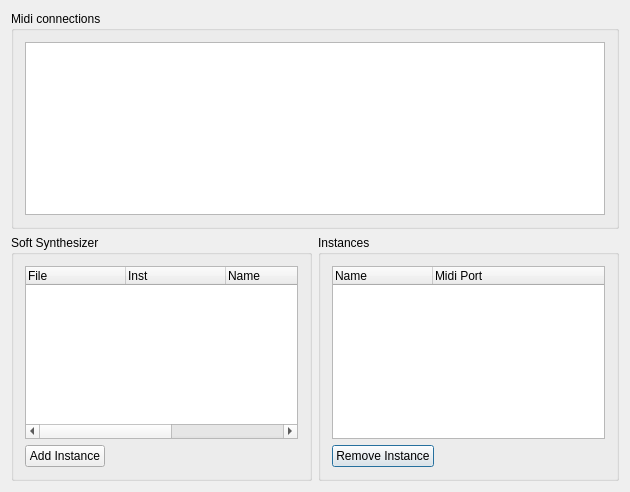
<?xml version="1.0" encoding="UTF-8"?>
<ui version="4.0">
 <class>SynthConfigBase</class>
 <widget class="QDialog" name="SynthConfigBase">
  <property name="geometry">
   <rect>
    <x>0</x>
    <y>0</y>
    <width>630</width>
    <height>492</height>
   </rect>
  </property>
  <property name="windowTitle">
   <string>MusE: Synth Configuration</string>
  </property>
  <layout class="QGridLayout">
   <item row="1" column="1">
    <widget class="QGroupBox" name="GroupBox3">
     <property name="title">
      <string>Instances</string>
     </property>
     <layout class="QGridLayout">
      <item row="0" column="0">
       <widget class="QTreeWidget" name="instanceList">
        <property name="allColumnsShowFocus">
         <bool>true</bool>
        </property>
        <column>
         <property name="text">
          <string>Name</string>
         </property>
        </column>
        <column>
         <property name="text">
          <string>Midi Port</string>
         </property>
        </column>
       </widget>
      </item>
      <item row="1" column="0">
       <layout class="QHBoxLayout">
        <item>
         <widget class="QPushButton" name="removeInstance">
          <property name="text">
           <string>Remove Instance</string>
          </property>
         </widget>
        </item>
        <item>
         <spacer name="Spacer2">
          <property name="orientation">
           <enum>Qt::Horizontal</enum>
          </property>
          <property name="sizeType">
           <enum>QSizePolicy::Expanding</enum>
          </property>
          <property name="sizeHint" stdset="0">
           <size>
            <width>113</width>
            <height>20</height>
           </size>
          </property>
         </spacer>
        </item>
       </layout>
      </item>
     </layout>
    </widget>
   </item>
   <item row="0" column="0" colspan="2">
    <widget class="QGroupBox" name="groupBox10">
     <property name="title">
      <string>Midi connections</string>
     </property>
     <layout class="QVBoxLayout">
      <item>
       <widget class="QTableWidget" name="mdevView">
        <attribute name="verticalHeaderDefaultSectionSize">
         <number>18</number>
        </attribute>
       </widget>
      </item>
     </layout>
    </widget>
   </item>
   <item row="1" column="0">
    <widget class="QGroupBox" name="GroupBox2">
     <property name="title">
      <string>Soft Synthesizer</string>
     </property>
     <layout class="QGridLayout">
      <item row="1" column="0">
       <layout class="QHBoxLayout">
        <property name="spacing">
         <number>6</number>
        </property>
        <property name="margin">
         <number>0</number>
        </property>
        <item>
         <widget class="QPushButton" name="addInstance">
          <property name="text">
           <string>Add Instance</string>
          </property>
         </widget>
        </item>
        <item>
         <spacer name="Spacer1">
          <property name="orientation">
           <enum>Qt::Horizontal</enum>
          </property>
          <property name="sizeType">
           <enum>QSizePolicy::Expanding</enum>
          </property>
          <property name="sizeHint" stdset="0">
           <size>
            <width>20</width>
            <height>20</height>
           </size>
          </property>
         </spacer>
        </item>
       </layout>
      </item>
      <item row="0" column="0">
       <widget class="QTreeWidget" name="synthList">
        <property name="toolTip">
         <string>list of available software synthesizers</string>
        </property>
        <property name="allColumnsShowFocus">
         <bool>true</bool>
        </property>
        <column>
         <property name="text">
          <string>File</string>
         </property>
        </column>
        <column>
         <property name="text">
          <string>Inst</string>
         </property>
        </column>
        <column>
         <property name="text">
          <string>Name</string>
         </property>
        </column>
        <column>
         <property name="text">
          <string>Version</string>
         </property>
        </column>
        <column>
         <property name="text">
          <string>Description</string>
         </property>
        </column>
       </widget>
      </item>
     </layout>
    </widget>
   </item>
  </layout>
 </widget>
 <layoutdefault spacing="6" margin="11"/>
 <pixmapfunction>qPixmapFromMimeSource</pixmapfunction>
 <resources/>
 <connections/>
</ui>
